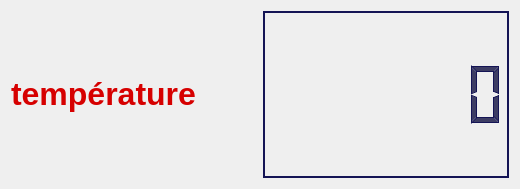
<?xml version="1.0" encoding="UTF-8"?>
<ui version="4.0">
 <class>arduino</class>
 <widget class="QDialog" name="arduino">
  <property name="geometry">
   <rect>
    <x>0</x>
    <y>0</y>
    <width>520</width>
    <height>189</height>
   </rect>
  </property>
  <property name="windowTitle">
   <string>Dialog</string>
  </property>
  <layout class="QGridLayout" name="gridLayout">
   <item row="0" column="0">
    <layout class="QHBoxLayout" name="horizontalLayout">
     <item>
      <widget class="QLabel" name="tempLcdNumber">
       <property name="text">
        <string>&lt;html&gt;&lt;head/&gt;&lt;body&gt;&lt;p&gt;&lt;span style=&quot; font-size:24pt; font-weight:600; color:#d60000;&quot;&gt;température&lt;/span&gt;&lt;/p&gt;&lt;/body&gt;&lt;/html&gt;</string>
       </property>
      </widget>
     </item>
     <item>
      <widget class="QLCDNumber" name="lcdNumber">
       <property name="palette">
        <palette>
         <active>
          <colorrole role="WindowText">
           <brush brushstyle="SolidPattern">
            <color alpha="255">
             <red>61</red>
             <green>61</green>
             <blue>100</blue>
            </color>
           </brush>
          </colorrole>
          <colorrole role="Light">
           <brush brushstyle="SolidPattern">
            <color alpha="255">
             <red>20</red>
             <green>20</green>
             <blue>85</blue>
            </color>
           </brush>
          </colorrole>
          <colorrole role="Dark">
           <brush brushstyle="SolidPattern">
            <color alpha="255">
             <red>20</red>
             <green>20</green>
             <blue>85</blue>
            </color>
           </brush>
          </colorrole>
          <colorrole role="Text">
           <brush brushstyle="SolidPattern">
            <color alpha="255">
             <red>0</red>
             <green>0</green>
             <blue>0</blue>
            </color>
           </brush>
          </colorrole>
          <colorrole role="ButtonText">
           <brush brushstyle="SolidPattern">
            <color alpha="255">
             <red>0</red>
             <green>0</green>
             <blue>0</blue>
            </color>
           </brush>
          </colorrole>
          <colorrole role="PlaceholderText">
           <brush brushstyle="SolidPattern">
            <color alpha="128">
             <red>0</red>
             <green>0</green>
             <blue>0</blue>
            </color>
           </brush>
          </colorrole>
         </active>
         <inactive>
          <colorrole role="WindowText">
           <brush brushstyle="SolidPattern">
            <color alpha="255">
             <red>61</red>
             <green>61</green>
             <blue>100</blue>
            </color>
           </brush>
          </colorrole>
          <colorrole role="Light">
           <brush brushstyle="SolidPattern">
            <color alpha="255">
             <red>20</red>
             <green>20</green>
             <blue>85</blue>
            </color>
           </brush>
          </colorrole>
          <colorrole role="Dark">
           <brush brushstyle="SolidPattern">
            <color alpha="255">
             <red>20</red>
             <green>20</green>
             <blue>85</blue>
            </color>
           </brush>
          </colorrole>
          <colorrole role="Text">
           <brush brushstyle="SolidPattern">
            <color alpha="255">
             <red>0</red>
             <green>0</green>
             <blue>0</blue>
            </color>
           </brush>
          </colorrole>
          <colorrole role="ButtonText">
           <brush brushstyle="SolidPattern">
            <color alpha="255">
             <red>0</red>
             <green>0</green>
             <blue>0</blue>
            </color>
           </brush>
          </colorrole>
          <colorrole role="PlaceholderText">
           <brush brushstyle="SolidPattern">
            <color alpha="128">
             <red>0</red>
             <green>0</green>
             <blue>0</blue>
            </color>
           </brush>
          </colorrole>
         </inactive>
         <disabled>
          <colorrole role="WindowText">
           <brush brushstyle="SolidPattern">
            <color alpha="255">
             <red>20</red>
             <green>20</green>
             <blue>85</blue>
            </color>
           </brush>
          </colorrole>
          <colorrole role="Light">
           <brush brushstyle="SolidPattern">
            <color alpha="255">
             <red>20</red>
             <green>20</green>
             <blue>85</blue>
            </color>
           </brush>
          </colorrole>
          <colorrole role="Dark">
           <brush brushstyle="SolidPattern">
            <color alpha="255">
             <red>20</red>
             <green>20</green>
             <blue>85</blue>
            </color>
           </brush>
          </colorrole>
          <colorrole role="Text">
           <brush brushstyle="SolidPattern">
            <color alpha="255">
             <red>20</red>
             <green>20</green>
             <blue>85</blue>
            </color>
           </brush>
          </colorrole>
          <colorrole role="ButtonText">
           <brush brushstyle="SolidPattern">
            <color alpha="255">
             <red>20</red>
             <green>20</green>
             <blue>85</blue>
            </color>
           </brush>
          </colorrole>
          <colorrole role="PlaceholderText">
           <brush brushstyle="SolidPattern">
            <color alpha="128">
             <red>0</red>
             <green>0</green>
             <blue>0</blue>
            </color>
           </brush>
          </colorrole>
         </disabled>
        </palette>
       </property>
       <property name="digitCount">
        <number>7</number>
       </property>
      </widget>
     </item>
    </layout>
   </item>
  </layout>
 </widget>
 <resources/>
 <connections/>
</ui>
